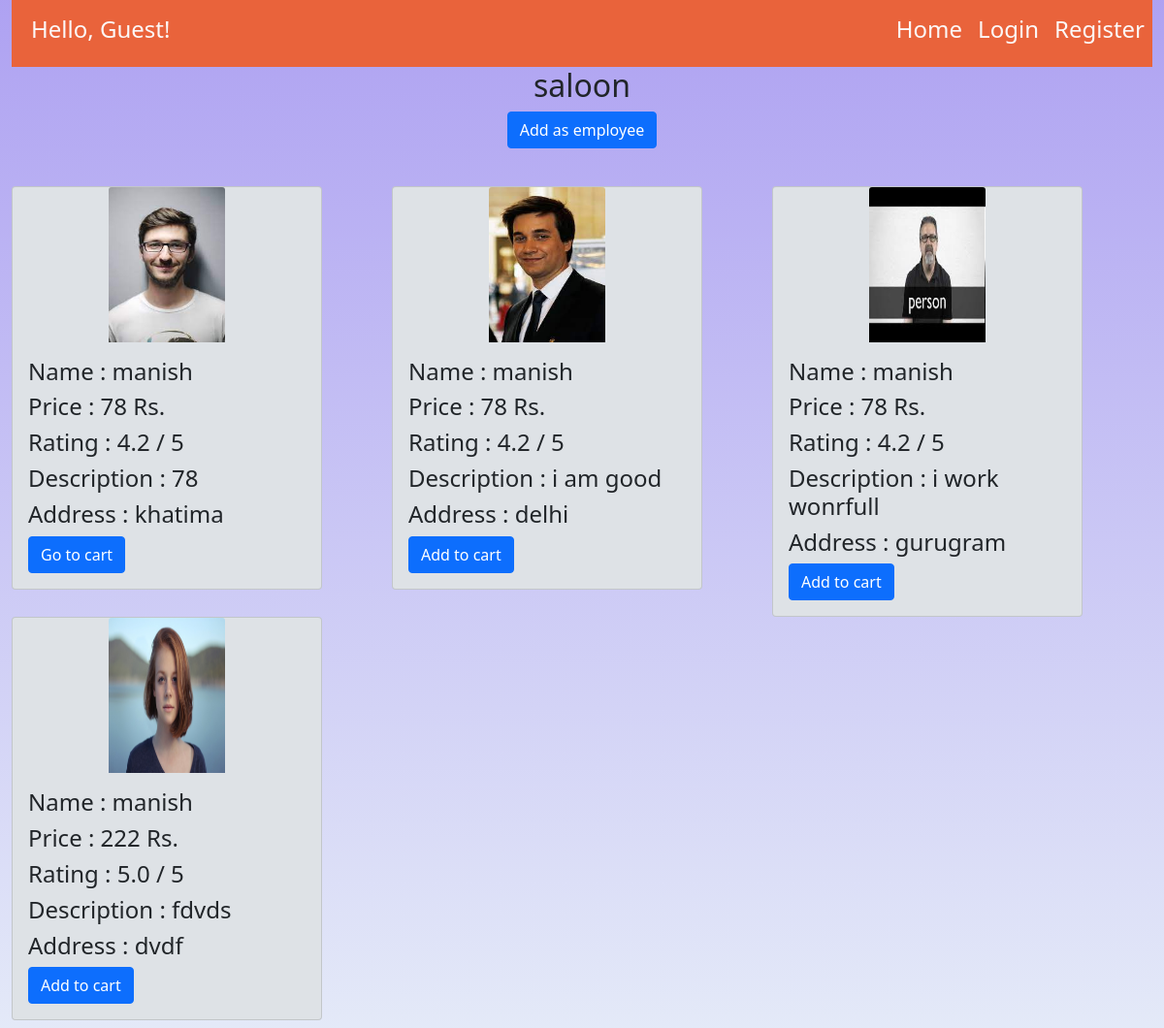
Screenshot of /service/2 with the database file from the repository.
### user/models.py (models this page shows, shortened)
class Services(models.Model):
    service = models.CharField(max_length=100 )
    sub_category = models.BooleanField(default=False)

class Employee(models.Model):
    user_id = models.CharField(max_length=100 , default=None)
    service = models.CharField(max_length=100 )
    name = models.CharField(max_length=100 )
    category = models.CharField(max_length=100 , default=None)
    cost = models.IntegerField(default = 0)
    rating = models.FloatField(default = 4.2)
    description = models.TextField(default = None)
    address = models.TextField(blank = True , default = None)
    image = models.FileField(upload_to = 'user/static/user/image')

### user/view/service.py (the view)
# urls.py: path('service/<int:servicepk>' , service , name = 'service'),
def service(req ,servicepk, categorypk = None):
    if req.user.is_authenticated:
        user_obj = req.user
        profile_obj = Profile.objects.filter(user = user_obj).first()
        if profile_obj is None:
            return redirect('/login')
    ser_obj = Services.objects.filter(pk = servicepk).first()
    if categorypk is None:
        emp_obj = Employee.objects.filter(service = ser_obj.service).all()
        cat = ser_obj.service
    else:
        cat_obj = Categorys.objects.filter(pk = categorypk).first()
        emp_obj = Employee.objects.filter(category = cat_obj.category).all()
        cat = cat_obj.category
    emplist = []
    for emp in emp_obj:
        emp_data = Employee.objects.filter(pk = emp.id).first()
        choose_obj = Choose.objects.filter(emp_id = emp.id, cart=True).first()
        gotocart = False
        if choose_obj:
            gotocart = True
        Disc={"name":emp_data.name,"image":emp_data.image,"description":emp_data.description,"cost":emp_data.cost,"rating":emp_data.rating , "address":emp_data.address,"id":emp_data.id, "gotocart":gotocart}
        emplist.append(Disc)
    return render(req , 'user/service.html' , {'emp_present': len(emplist) ,'cat': cat,  'employees' : emplist , 'servicepk':servicepk , 'categorypk' : categorypk})

### user/templates/user/service.html
{% extends 'user/base.html' %}
{% block content %}
{% load static %}
<h2 class = " d-flex justify-content-center align-items-center">  {{cat}}   <h2>
<div class = "d-flex justify-content-center align-items-center">
{% if categorypk %}
    <button type="button" class="btn btn-primary "> <a href = "{% url 'add_emp' servicepk=servicepk categorypk=categorypk %}" style = "text-decoration: none; color:white" >Add as employee</a> </button>
{% else %}
    <button type="button" class="btn btn-primary "> <a href = "{% url 'add_emp' servicepk=servicepk %}" style = "text-decoration: none; color:white" >Add as employee</a> </button>
{% endif %}
</div>
<br>
{% if emp_present == 0 %}
    <h2>No employee available</h2>
{% else %}
            <div class="card-group">
                {% for employee in employees %}
                <div class="col" >
                    <div class="card" style="width: 20rem; background-color:#dee2e6;">
                        <img class="card-img-top" style="margin-left: auto;margin-right: auto; width:10vw; height: 20vh"src = "{% static employee.image %}" style="width: 20%; height:10vw;" alt="Card image cap">
                        <div class="card-body">
                            <h4> Name : {{employee.name}}</h4>
                            <h4> Price : {{employee.cost}} Rs.</h4>
                            <h4> Rating : {{employee.rating}} / 5</h4>
                            <h4> Description : {{employee.description}}</h4>
                            <h4> Address : {{employee.address}}</h4>
                            {% if employee.gotocart %}
                                <button type="button" class="btn btn-primary"> <a href = "{% url 'cart'%}" style = "text-decoration: none; color:white" >Go to cart</a> </button>
                            {% else %}
                                {% if categorypk %}
                                    <button type="button" class="btn btn-primary"> <a href = "{% url 'addcart' emp_pk=employee.id servicepk=servicepk categorypk=categorypk %}" style = "text-decoration: none; color:white" >Add to cart</a> </button>
                                {% else %}
                                    <button type="button" class="btn btn-primary"> <a href = "{% url 'addcart' emp_pk=employee.id servicepk=servicepk %}" style = "text-decoration: none; color:white" >Add to cart</a> </button>
                                {% endif %}
                            {%endif%}
                        </div>
                    </div>
                </div>
                {% endfor %}
            </div>
{% endif %}
{% endblock %}

### rows the page displays
Services: service "saloon"
Employee: image (picture), name "manish", rating "4.2", description "78", address "khatima"
Employee: image (picture), name "manish", rating "4.2", description "i am good", address "delhi"
Employee: image (picture), name "manish", rating "4.2", description "i work wonrfull", address "gurugram"
Employee: image (picture), name "manish", rating "5.0", description "fdvds", address "dvdf"

### other values shown
{{ user.username|default:'Guest' }} "Guest"
{{ employee.cost }} "78" "78" "78" "222"
